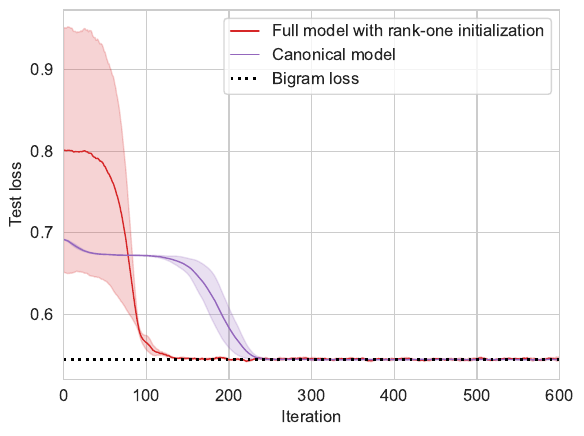

Write Python code to recreate this figure.
#%%
import wandb
import pandas as pd
import seaborn as sns
from matplotlib import pyplot as plt
import numpy as np

api = wandb.Api()

def moving_average(a, n=3):
	t = np.floor(n/2).astype(int)
	b = np.zeros(a.shape)
	for i in range(b.shape[-1]):
		b[i] = np.mean(a[max(0, i-t):min(i+t+1, a.shape[-1])])
	
	return b

df1 = []
losses1 = []
for run in api.runs("linx/markov-comparison"):
    try:
        df1.append(run.history(samples=20000000))
    except:
        pass

df2 = []
losses2 = []
for run in api.runs("linx/markov-fixed-comparison"):
    try:
        df2.append(run.history(samples=20000000))
    except:
        pass

for h in df1:
    loss = h["val/loss"].values[:]
    loss = loss[~np.isnan(loss)]
    print(loss.shape)
    loss = moving_average(loss, n=10)
    losses1.append(loss)
    
loss1 = np.stack(losses1)
loss_mean1 = np.nanmean(loss1, axis=0)
loss_std1 = np.nanstd(loss1, axis=0)

for h in df2:
    loss = h["val/loss"].values[:]
    loss = loss[~np.isnan(loss)]
    loss=loss[:1000]
    loss = moving_average(loss, n=10)
    losses2.append(loss)
    
loss2 = np.stack(losses2)
loss_mean2 = np.nanmean(loss2, axis=0)
loss_std2 = np.nanstd(loss2, axis=0)

#
sns.set_style("whitegrid")

fig, ax = plt.subplots()
ax.plot(loss_mean1, color="tab:red", label="Full model with rank-one initialization", linewidth=1)
ax.plot(loss_mean2, color="tab:purple", label="Canonical model", linewidth=1)
ax.fill_between(range(len(loss_mean1)), loss_mean1-loss_std1, loss_mean1+loss_std1, color="tab:red", alpha=0.2)
ax.fill_between(range(len(loss_mean2)), loss_mean2-loss_std2, loss_mean2+loss_std2, color="tab:purple", alpha=0.2)
ax.axhline(y = 0.545, color="black", linestyle = 'dotted', label="Bigram loss", linewidth=2)
ax.set(xlabel="Iteration", ylabel="Test loss")
ax.xaxis.label.set_fontsize(12)
ax.yaxis.label.set_fontsize(12)
plt.xlim((0,600))
#plt.ylim((0.60,0.9))
plt.xticks(fontsize=12)
plt.yticks(fontsize=12)
ax.legend(prop={'size': 12}, handlelength=1.7)
ax.grid(True, which="both")
fig.savefig("loss-comparison.pdf", bbox_inches='tight')
